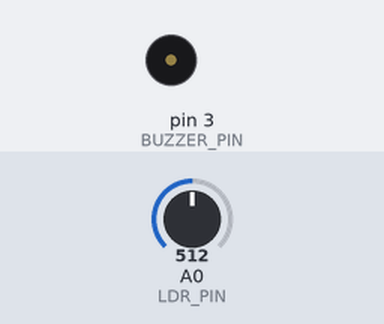
Simulated run of this sketch. Board: Arduino Uno, built with avr-gcc and run on an emulated ATmega328P. On the bench: buzzer (waves = sounding). Inputs (shaded band) come from the test bench; at power-on: A0 (LDR_PIN) = 512.

Above: at 1.0 s.
At 7.23 s:
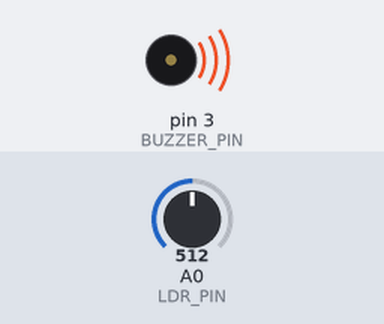
Timing chart, 0 to 7.5 s (numbered marks = the images above):
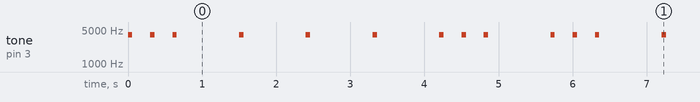

The sketch:

sketch.ino
```cpp
#define BUZZER_PIN 3
#define LDR_PIN A0
void setup() {
  // put your setup code here, to run once:
    pinMode(BUZZER_PIN, OUTPUT);


}

void loop() {
  // put your main code here, to run repeatedly:
  int dot = 300;
  int val, frequency;
//s

  val = analogRead(LDR_PIN);
  frequency = map(val, 0, 1023, 3500, 4500);
  tone(BUZZER_PIN, frequency, 60);
  delay(dot);


val = analogRead(LDR_PIN);
frequency = map(val, 0, 1023, 3500, 4500);
  tone(BUZZER_PIN, frequency, 60);
   delay(dot);

val = analogRead(LDR_PIN);
   frequency = map(val, 0, 1023, 3500, 4500);
  tone(BUZZER_PIN, frequency, 60);
   delay(dot*3);

//o

val = analogRead(LDR_PIN);
   frequency = map(val, 0, 1023, 3500, 4500);
  tone(BUZZER_PIN, frequency, 60);
   delay(dot*3);

val = analogRead(LDR_PIN);
   frequency = map(val, 0, 1023, 3500, 4500);
  tone(BUZZER_PIN, frequency, 60);
   delay(dot*3);

val = analogRead(LDR_PIN);
   frequency = map(val, 0, 1023, 3500, 4500);
  tone(BUZZER_PIN, frequency, 60);
   delay(dot*3);

//s

val = analogRead(LDR_PIN);
  frequency = map(val, 0, 1023, 3500, 4500);
  tone(BUZZER_PIN, frequency, 60);
  delay(dot);


val = analogRead(LDR_PIN);
frequency = map(val, 0, 1023, 3500, 4500);
  tone(BUZZER_PIN, frequency, 60);
   delay(dot);

val = analogRead(LDR_PIN);
   frequency = map(val, 0, 1023, 3500, 4500);
  tone(BUZZER_PIN, frequency, 60);
   delay(dot*3);


}
```

Measured:
- by itself, tone on pin 3 (BUZZER_PIN): repeats every 5.7 s: 2 × (silent 0.24 s, 4000 Hz 0.06 s), 4 × (silent 0.84 s, 4000 Hz 0.06 s), 2 × (silent 0.24 s, 4000 Hz 0.06 s), silent 0.84 s, 4000 Hz 0.06 s
